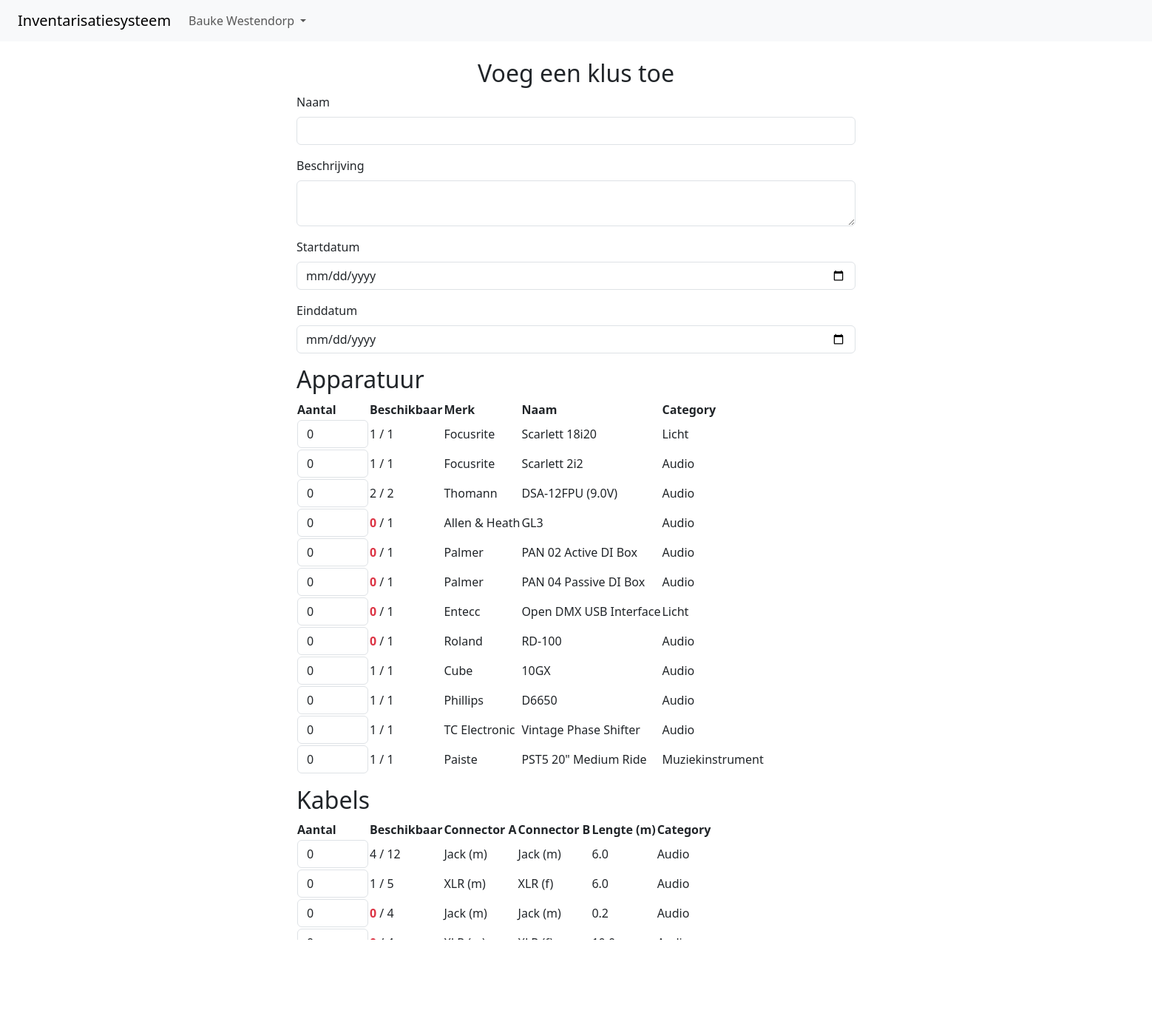
Page /job/add (signed in) on the committed database.
### models.py (models this page shows, shortened)
class User(db.Model, UserMixin):
    id = db.Column(db.Integer, primary_key=True)
    username = db.Column(db.String(60), unique=True, nullable=False)
    email = db.Column(db.String(120), unique=True, nullable=False)
    password = db.Column(db.String(60), nullable=False)

class Equipment(db.Model):
    id = db.Column(db.Integer, primary_key=True)
    name = db.Column(db.String(100), nullable=False)
    brand = db.Column(db.String(100), nullable=False)
    category_id = db.Column(db.Integer, db.ForeignKey('category.id'), nullable=False)
    category = db.relationship('Category', foreign_keys=[category_id])
    count = db.Column(db.Integer, nullable=False)
    def available_count(self):
        linked_equipment_jobs = db.session.query(EquipmentJob).filter_by(equipment_id=self.id).all()
        used = 0
        for ej in linked_equipment_jobs:
            used += ej.count
        return self.count - used

class Category(db.Model):
    id = db.Column(db.Integer, primary_key=True)
    name = db.Column(db.String(100), nullable=False)

class EquipmentJob(db.Model):
    equipment_id = db.Column(db.Integer, db.ForeignKey('equipment.id'), primary_key=True, nullable=False)
    equipment = db.relationship('Equipment', foreign_keys=[equipment_id])
    job_id = db.Column(db.Integer, db.ForeignKey('job.id'), primary_key=True, nullable=False)
    job = db.relationship('Job', foreign_keys=[job_id])
    count = db.Column(db.Integer, nullable=False)

class Cable(db.Model):
    id = db.Column(db.Integer, primary_key=True)
    length = db.Column(db.Float, nullable=False)
    conn_a_id = db.Column(db.Integer, db.ForeignKey('connector.id'), nullable=False)
    conn_a = db.relationship('Connector', foreign_keys=[conn_a_id])
    conn_b_id = db.Column(db.Integer, db.ForeignKey('connector.id'), nullable=False)
    conn_b = db.relationship('Connector', foreign_keys=[conn_b_id])
    category_id = db.Column(db.Integer, db.ForeignKey('category.id'), nullable=False)
    category = db.relationship('Category', foreign_keys=[category_id])
    count = db.Column(db.Integer, nullable=False)
    def available_count(self):
        linked_cable_jobs = db.session.query(CableJob).filter_by(cable_id=self.id).all()
        used = 0
        for cj in linked_cable_jobs:
            used += cj.count
        return self.count - used

class CableJob(db.Model):
    cable_id = db.Column(db.Integer, db.ForeignKey('cable.id'), primary_key=True, nullable=False)
    cable = db.relationship('Cable', foreign_keys=[cable_id])
    job_id = db.Column(db.Integer, db.ForeignKey('job.id'), primary_key=True, nullable=False)
    job = db.relationship('Job', foreign_keys=[job_id])
    count = db.Column(db.Integer, nullable=False)

class Connector(db.Model):
    id = db.Column(db.Integer, primary_key=True)
    name = db.Column(db.String(100), nullable=False)
    is_male = db.Column(db.Boolean, nullable=False)
    def __repr__(self):
        return f"Connector('{self.id}', '{self.name}', '{self.is_male}')"
    def gender_label(self):
        if self.is_male:
            return 'm'
        else:
            return 'f'

### routes.py (the view)
@app.route("/job/add", methods=['GET', 'POST'])
@login_required
def job_add():
    return job_page()

### routes.py
    class JobFormWithCounts(JobForm):
        pass

### app.py (called while the page is built)
@app.before_request
def create_tables():
    db.create_all()

### models.py (called while the page is built)
@login_manager.user_loader
def load_user(user_id):
    return User.query.get(int(user_id))

### templates/job.html (shortened to what this page needs)
{% extends "base.html" %} {% block head_includes %}
<link
    rel="stylesheet"
    href="https://cdn.jsdelivr.net/npm/bootstrap-icons@1.11.3/font/bootstrap-icons.css"
/>
<link
    rel="stylesheet"
    href="https://cdn.jsdelivr.net/npm/bootstrap-icons@1.11.3/font/bootstrap-icons.css"
/>
<link
    rel="stylesheet"
    href="https://cdn.jsdelivr.net/npm/bootstrap-table@1.24.0/dist/bootstrap-table.min.css"
/>
{% endblock %} {% block content %}
<div class="mt-4 row justify-content-center">
    <div class="col-md-6">
        {% if job_id %}
            <h2 class="text-center">Bewerk klus</h2>
        {% else %}
            <h2 class="text-center">Voeg een klus toe</h2>
        {% endif %}
        <form
            id="job-form"
            class="d-flex flex-column"
            style="gap: 1rem"
            method="POST"
            action=""
        >
            <div class="form-group">
                {{ form.name.label(class="form-label") }} {{
                form.name(class="form-control") }}
            </div>
            <div class="form-group">
                {{ form.description.label(class="form-label") }} {{
                form.description(class="form-control") }}
            </div>
            <div class="form-group">
                {{ form.start_date.label(class="form-label") }} {{
                form.start_date(class="form-control") }}
            </div>
            <div class="form-group">
                {{ form.end_date.label(class="form-label") }} {{
                form.end_date(class="form-control") }}
            </div>
            <div class="form-group">
                <section>
                    <h2>Apparatuur</h2>
                    <table
                        data-toggle="table"
                        data-search="true"
                        data-show-columns="true"
                        data-toolbar="#toolbar"
                        data-search="true"
                        data-show-columns="true"
                        data-show-columns-toggle-all="true"
                        data-minimum-count-columns="2"
                        data-pagination="true"
                        data-id-field="id"
                        data-page-list="[10, 25, 50, 100, all]"
                        data-sortable="true"
                    >
                        <thead>
                            <th
                                data-field="count"
                                data-custom-attribute="count"
                            >
                                Aantal
                            </th>
                            <th
                                data-width="1rem"
                                data-field="total"
                                data-custom-attribute="total"
                                data-sortable="true"
                            >
                                Beschikbaar
                            </th>
                            <th
                                data-field="brand"
                                data-custom-attribute="brand"
                                data-sortable="true"
                            >
                                Merk
                            </th>
                            <th
                                data-field="name"
                                data-custom-attribute="name"
                                data-sortable="true"
                            >
                                Naam
                            </th>
                            <th
                                data-field="category"
                                data-custom-attribute="category"
                                data-sortable="true"
                            >
                                Category
                            </th>
                        </thead>
                        <tbody>
                            {% for e in equipment %}
                            <tr id="{{ e.id }}" class="tr-class-1">
                                <td>{{ form['e_count_' ~ e.id](class_='form-control') }}</td>
                                <td data-value="{{ e.count }}">
                                    <span class="{{ 'text-danger fw-bold' if e.available_count() == 0 else '' }}">
                                        {{ e.available_count() }}
                                    </span>
                                    /
                                    <span>{{ e.count }}</span>
                                </td>
                                <td data-text="{{ e.brand }}">{{ e.brand }}</td>
                                <td data-text="{{ e.name }}">{{ e.name }}</td>
                                <td data-text="{{ e.category.name }}">{{ e.category.name }}</td>
                            </tr>
                            {% endfor %}
                        </tbody>
                    </table>
                </section>
            </div>
            <div class="form-group">
                <section>
                    <h2>Kabels</h2>
                    <table
                        data-toggle="table"
                        data-search="true"
                        data-show-columns="true"
                        data-toolbar="#toolbar"
                        data-search="true"
                        data-show-columns="true"
                        data-show-columns-toggle-all="true"
                        data-minimum-count-columns="2"
                        data-pagination="true"
                        data-id-field="id"
                        data-page-list="[10, 25, 50, 100, all]"
                        data-sortable="true"
                    >
                        <thead>
                            <th
                                data-field="count"
                                data-custom-attribute="count"
                            >
                                Aantal
                            </th>
                            <th
                                data-width="1rem"
                                data-field="total"
                                data-custom-attribute="total"
                                data-sortable="true"
                            >
                                Beschikbaar
                            </th>
                            <th
                                data-field="conn_a"
                                data-custom-attribute="conn_a"
                                data-sortable="true"
                            >
                                Connector A
                            </th>
                            <th
                                data-field="conn_b"
                                data-custom-attribute="conn_b"
                                data-sortable="true"
                            >
                                Connector B
                            </th>
                            <th
                                data-field="length"
                                data-custom-attribute="length"
                                data-sortable="true"
                            >
                                Lengte (m)
                            </th>
                            <th
                                data-field="category"
                                data-custom-attribute="category"
                                data-sortable="true"
                            >
                                Category
                            </th>
                        </thead>
                        <tbody>
                            {% for c in cables %}
                            <tr id="{{ c.id }}" class="tr-class-1">
                                <td>{{ form['c_count_' ~ c.id](class_='form-control') }}</td>
                                <td>
                                    <span class="{{ 'text-danger fw-bold' if c.available_count() == 0 else '' }}">
                                        {{ c.available_count() }}
                                    </span>
                                    /
                                    <span>{{ c.count }}</span>
                                </td>
                                <td data-text="{{ c.conn_a }}">{{ c.conn_a.name }} ({{ c.conn_a.gender_label() }})</td>
                                <td data-text="{{ c.conn_b }}">{{ c.conn_b.name }} ({{ c.conn_b.gender_label() }})</td>
                                <td data-text="{{ c.length }}">{{ c.length }}</td>
                                <td data-text="{{ c.category.name }}">{{ c.category.name }}</td>
                            </tr>
                            {% endfor %}
                        </tbody>
                    </table>
                </section>
            </div>
            <div class="form-group mt-3">
                {{ form.submit(class="btn btn-primary w-100") }}
            </div>
        </form>
        <br />
    </div>
</div>
{% endblock %}

### templates/base.html (shortened to what this page needs)
<!doctype html>
<html lang="en">
    <head>
        <link
            href="https://cdn.jsdelivr.net/npm/bootstrap@5.3.3/dist/css/bootstrap.min.css"
            rel="stylesheet"
        />
        <link rel="stylesheet" href="{{ url_for('static', filename='main.css') }}">
        {% block head_includes %}
        {% endblock %}
    </head>
    <body>
        <nav class="px-4 py-2 navbar navbar-expand-lg navbar-light bg-light">
            <a class="navbar-brand" href="/">Inventarisatiesysteem</a>
            <div class="collapse navbar-collapse">
                <ul class="navbar-nav ml-auto">
                    {% if current_user.is_authenticated %}
                        <li class="nav-item dropdown">
                            <a class="nav-link dropdown-toggle"
                                href="#"
                                id="navbarDropdown"
                                role="button"
                                data-bs-toggle="dropdown"
                                aria-haspopup="true"
                                aria-expanded="false"
                            >
                                {{ current_user.username }}
                            </a>
                        </li>
                    {% else %}
                        <li class="nav-item">
                            <a class="nav-link" href="/login">Login</a>
                        </li>
                    {% endif %}
                </ul>
            </div>
        </nav>
        <div id="page">
            {% block content %} {% endblock %}
        </div>
    </body>
</html>

### static/main.css (style rules this page uses)
#page { width: 96rem; margin: 0 auto; }

### rows in the picture
User: username "Bauke Westendorp"
Equipment: form "0", available_count "1", count "1", brand "Focusrite", name "Scarlett 18i20", category.name "Licht"
Equipment: form "0", available_count "1", count "1", brand "Focusrite", name "Scarlett 2i2", category.name "Audio"
Equipment: form "0", available_count "2", count "2", brand "Thomann", name "DSA-12FPU (9.0V)", category.name "Audio"
Equipment: form "0", available_count "0", count "1", brand "Allen & Heath", name "GL3", category.name "Audio"
Equipment: form "0", available_count "0", count "1", brand "Palmer", name "PAN 02 Active DI Box", category.name "Audio"
Equipment: form "0", available_count "0", count "1", brand "Palmer", name "PAN 04 Passive DI Box", category.name "Audio"
Equipment: form "0", available_count "0", count "1", brand "Entecc", name "Open DMX USB Interface", category.name "Licht"
Equipment: form "0", available_count "0", count "1", brand "Roland", name "RD-100", category.name "Audio"
Equipment: form "0", available_count "1", count "1", brand "Cube", name "10GX", category.name "Audio"
Equipment: form "0", available_count "1", count "1", brand "Phillips", name "D6650", category.name "Audio"
Equipment: form "0", available_count "1", count "1", brand "TC Electronic", name "Vintage Phase Shifter", category.name "Audio"
Equipment: form "0", available_count "1", count "1", brand "Paiste", name "PST5 20\" Medium Ride", category.name "Muziekinstrument"
Cable: form "0", available_count "4", count "12", conn_a.name "Jack", conn_a.gender_label "m", conn_b.name "Jack", conn_b.gender_label "m", length "6.0", category.name "Audio"
Cable: form "0", available_count "1", count "5", conn_a.name "XLR", conn_a.gender_label "m", conn_b.name "XLR", conn_b.gender_label "f", length "6.0", category.name "Audio"
Cable: form "0", available_count "0", count "4", conn_a.name "Jack", conn_a.gender_label "m", conn_b.name "Jack", conn_b.gender_label "m", length "0.2", category.name "Audio"
Cable: form "0", available_count "0", count "4", conn_a.name "XLR", conn_a.gender_label "m", conn_b.name "XLR", conn_b.gender_label "f", length "10.0", category.name "Audio"
